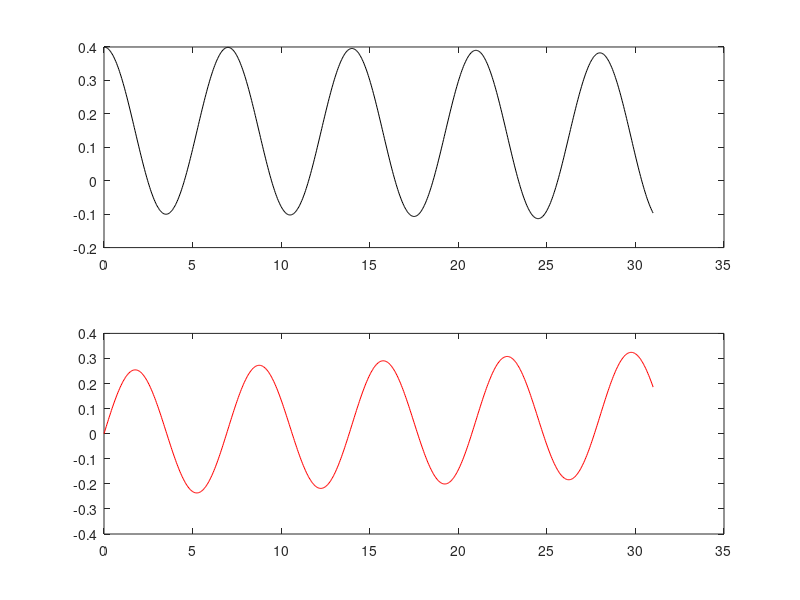

MATLAB code for this plot: (Note: this script raises an error after producing the figure.)
function example_FVCOM_wind_ts

% example file for FVCOM, time-varying/spatially constant wind forcing 
%
% function example_FVCOM_wind_ts
%
% DESCRIPTION:
%    Write a time-varying, spatially constant wind file
%    This is TEMPLATE program to be used as an example
%    Do not commit your user-defined programs to the repository
%    It requires USER Modification to work 
%
% INPUT
%   
% OUTPUT:
%    NetCDF WindFile
%
% EXAMPLE USAGE
%    example_FVCOM_wind_ts
%
% Author(s):  
%    Geoff Cowles (University of Massachusetts Dartmouth)
%
% Revision history
%   
%==============================================================================
warning off
subname = 'example_FVCOM_wind_ts';
fprintf('\n')
fprintf(['begin : ' subname '\n'])

%------------------------------------------------------------------------------
% create a dataset
%------------------------------------------------------------------------------

% make a timeframe
% tbeg = greg2julian(2009,1,1,0,0,0)-2400000.5;
% tend = greg2julian(2010,1,1,0,0,0)-2400000.5;
tbeg = 0;
tend = 31;
time = tbeg:(1./24.):tend;
nTimes = prod(size(time));

% make up a fake time varying wind
taux = 0.25*(cos( ((time-time(1))*2*pi)/7)) + .15*(cos( ((time-time(1))*2*pi)/360));
tauy = 0.25*(sin( ((time-time(1))*2*pi)/7)) + .15*(sin( ((time-time(1))*2*pi)/360));

% plot the wind
subplot(2,1,1)
plot(time-time(1),taux,'k'); 
subplot(2,1,2)
plot(time-time(1),tauy,'r');

%------------------------------------------------------------------------------
% write output to time-varying, spatially constant FVCOM wind file 
%------------------------------------------------------------------------------
fvcom_forcing_file = 'tst_wind.nc'; 
nc = netcdf(fvcom_forcing_file, 'clobber');            
nc.references = 'http://fvcom.smast.umassd.edu'; 
nc.source = 'single-point time-dependent surface forcing'; 
nc.institution = 'School for Marine Science and Technology' ;

  
% dimensions
nc('time') = 0;

% time vars
nc{'time'} = ncfloat('time');
nc{'time'}.long_name = 'time';
nc{'time'}.units = 'days since 1858-11-17 00:00:00';
nc{'time'}.format = 'modified julian day (MJD)';
nc{'time'}.time_zone = 'UTC';
  
nc{'Itime'} = ncint('time');
nc{'Itime'}.units = 'days since 1858-11-17 00:00:00';
nc{'Itime'}.format = 'modified julian day (MJD)';
nc{'Itime'}.time_zone = 'UTC';

nc{'Itime2'} = ncint('time');
nc{'Itime2'}.units = 'msec since 00:00:00';
nc{'Itime2'}.time_zone = 'UTC';


nc{'uwind_stress'} = ncfloat('time');
nc{'uwind_stress'}.long_name = 'Eastward Wind Stress'; 
nc{'uwind_stress'}.standard_name = 'Wind Stress'; 
nc{'uwind_stress'}.units = 'Pa';
nc{'uwind_stress'}.type = 'data';

nc{'vwind_stress'} = ncfloat('time');
nc{'vwind_stress'}.long_name = 'Northward Wind Stress'; 
nc{'vwind_stress'}.standard_name = 'Wind Stress'; 
nc{'vwind_stress'}.units = 'Pa';
nc{'vwind_stress'}.type = 'data';

% dump time
nc{'time'}(1:nTimes) = time; 
nc{'Itime'}(1:nTimes) = floor(time); 
nc{'Itime2'}(1:nTimes) = mod(time,1)*24*3600*1000.;

nc{'uwind_stress'}(1:nTimes) = taux; 
nc{'vwind_stress'}(1:nTimes) = tauy; 

ierr = close(nc);

fprintf(['end   : ' subname '\n'])



